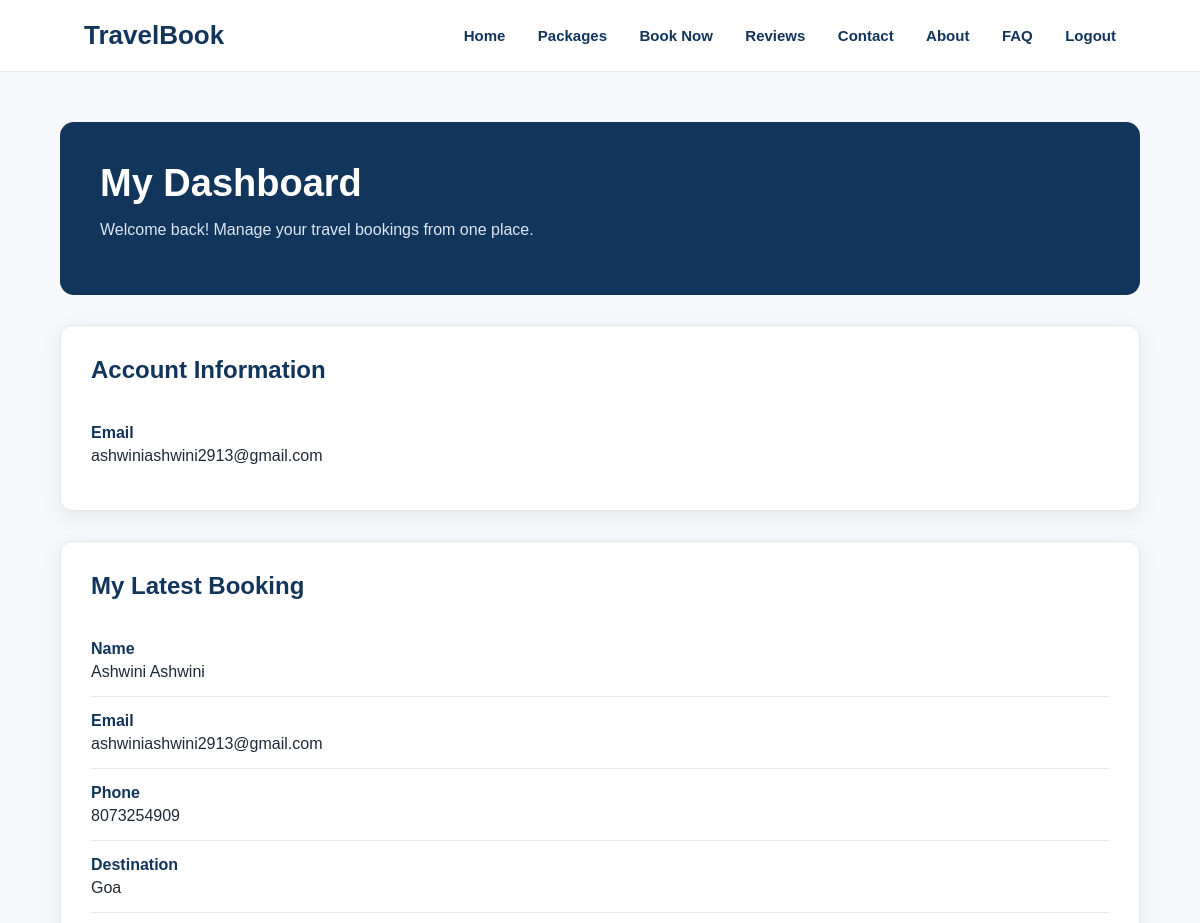
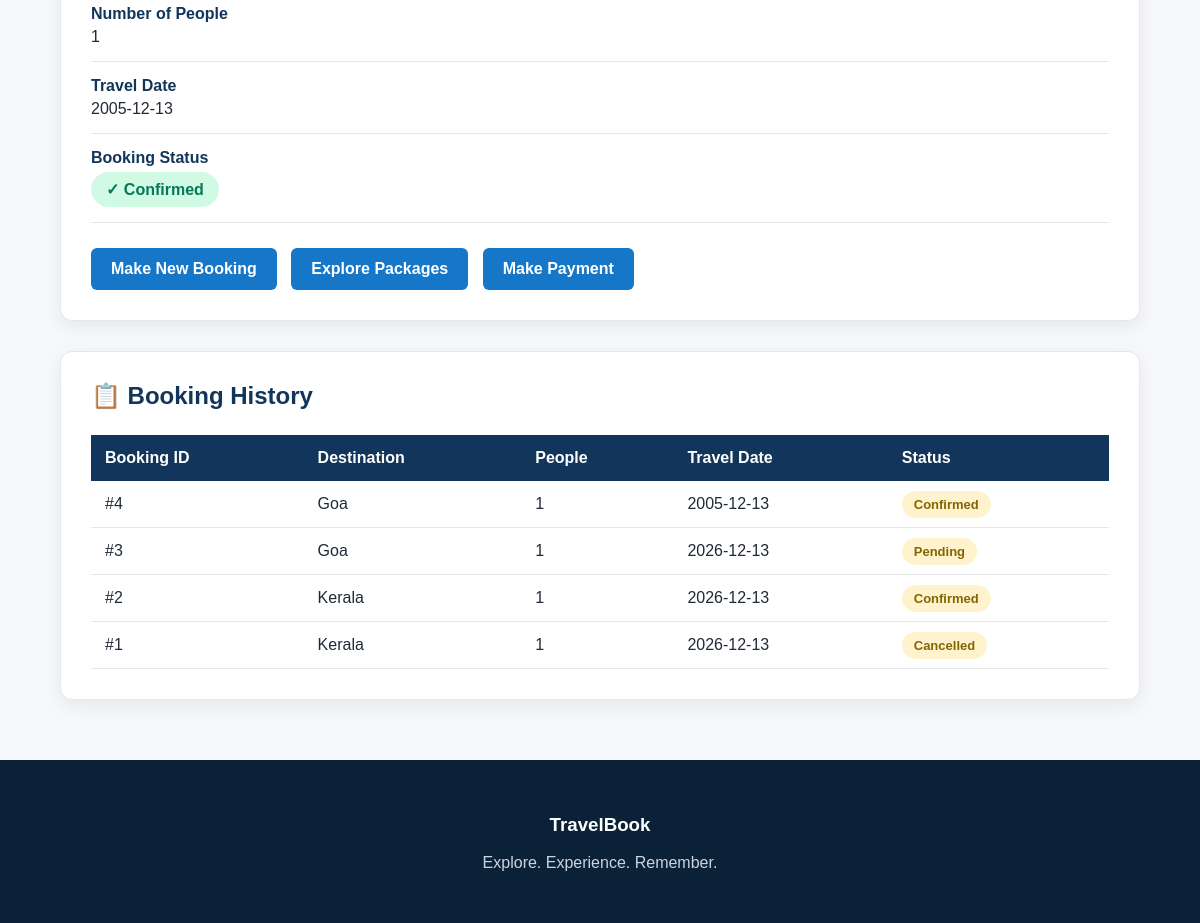
The page /dashboard (signed in) on the database its author committed (2 pictures, top to bottom).
### app.py (models this page shows)
class Booking(db.Model):
    id = db.Column(db.Integer, primary_key=True)
    name = db.Column(db.String(100), nullable=False)
    email = db.Column(db.String(120), nullable=False)
    phone = db.Column(db.String(20), nullable=False)
    destination = db.Column(db.String(100), nullable=False)
    people = db.Column(db.Integer, nullable=False)
    date = db.Column(db.String(50), nullable=False)
    status = db.Column(
        db.String(30),
        nullable=False,
        default="Pending"
    )

### app.py (the view)
@app.route("/dashboard")
def dashboard():
    email = session.get("user_email")
    if not email:
        return redirect(url_for("login"))
    latest_booking = Booking.query.filter_by(
        email=email
    ).order_by(
        Booking.id.desc()
    ).first()
    booking = None
    if latest_booking:
        booking = {
            "id": latest_booking.id,
            "name": latest_booking.name,
            "email": latest_booking.email,
            "phone": latest_booking.phone,
            "destination": latest_booking.destination,
            "people": latest_booking.people,
            "date": latest_booking.date,
            "status": latest_booking.status
        }
    bookings = Booking.query.filter_by(
        email=email
    ).order_by(
        Booking.id.desc()
    ).all()
    return render_template(
        "Dashboard.html",
        email=email,
        booking=booking,
        bookings=bookings
    )

### templates/Dashboard.html (shortened to what this page needs)
<!DOCTYPE html>
<html>
<head>
    <link rel="stylesheet"
          href="{{ url_for('static', filename='css/style.css') }}">
</head>
<body>
<header>
    <div class="logo">
        TravelBook
    </div>
    <nav>
        <a href="/">Home</a>
        <a href="/packages">Packages</a>
        <a href="/booking">Book Now</a>
        <a href="/reviews">Reviews</a>
        <a href="/contact">Contact</a>
        <a href="/about">About</a>
        <a href="/faq">FAQ</a>
        <a href="/logout">Logout</a>
    </nav>
</header>
<div class="dashboard-container">
    <div class="dashboard-hero">
        <h1>My Dashboard</h1>
        <p>
            Welcome back! Manage your travel bookings from one place.
        </p>
    </div>
    <div class="dashboard-card">
        <h2>Account Information</h2>
        <div class="booking-detail">
            <strong>Email</strong>
            {{ email }}
        </div>
    </div>
    <div class="dashboard-card">
        <h2>My Latest Booking</h2>
        {% if booking %}
            <div class="booking-detail">
                <strong>Name</strong>
                {{ booking.name }}
            </div>
            <div class="booking-detail">
                <strong>Email</strong>
                {{ booking.email }}
            </div>
            <div class="booking-detail">
                <strong>Phone</strong>
                {{ booking.phone }}
            </div>
            <div class="booking-detail">
                <strong>Destination</strong>
                {{ booking.destination }}
            </div>
            <div class="booking-detail">
                <strong>Number of People</strong>
                {{ booking.people }}
            </div>
            <div class="booking-detail">
                <strong>Travel Date</strong>
                {{ booking.date }}
            </div>
            <div class="booking-detail">
                <strong>Booking Status</strong>
                <span class="status">
                    ✓ {{ booking.status }}
                </span>
            </div>
            <div class="action-buttons">
                <a href="/booking">
                    Make New Booking
                </a>
                <a href="/packages">
                    Explore Packages
                </a>
                <a href="/payment">
                    Make Payment
                </a>
            </div>
        {% endif %}
    </div>
    <div class="dashboard-card">
        <h2>📋 Booking History</h2>
        {% if bookings %}
            <div class="table-wrapper">
                <table class="history-table">
                    <thead>
                        <tr>
                            <th>Booking ID</th>
                            <th>Destination</th>
                            <th>People</th>
                            <th>Travel Date</th>
                            <th>Status</th>
                        </tr>
                    </thead>
                    <tbody>
                        {% for item in bookings %}
                        <tr>
                            <td>
                                #{{ item.id }}
                            </td>
                            <td>
                                {{ item.destination }}
                            </td>
                            <td>
                                {{ item.people }}
                            </td>
                            <td>
                                {{ item.date }}
                            </td>
                            <td>
                                <span class="history-status">
                                    {{ item.status }}
                                </span>
                            </td>
                        </tr>
                        {% endfor %}
                    </tbody>
                </table>
            </div>
        {% else %}
            <div class="no-history">
                No booking history available.
            </div>
        {% endif %}
    </div>
</div>
<footer>
    <h3>TravelBook</h3>
    <p>
        Explore. Experience. Remember.
    </p>
</footer>
</body>
</html>

### static/css/style.css (style rules this page uses)
* { box-sizing: border-box; }
body { margin: 0; font-family: Arial, Helvetica, sans-serif; background: #f6f8fb; color: #1f2937; }
a { text-decoration: none; }
header { display: flex; justify-content: space-between; align-items: center; padding: 20px 7%; background: #ffffff; border-bottom: 1px solid #e5e7eb; }
.logo { font-size: 26px; font-weight: 700; color: #12355b; }
header nav { background: transparent; padding: 0; border: none; }
header nav a { color: #12355b; margin-left: 28px; font-size: 15px; font-weight: 600; }
footer { background: #0b2138; color: white; padding: 35px 20px; margin-top: 60px; text-align: center; }
footer h3 { color: white; }
footer p { color: #cbd5e1; }

### templates/Dashboard.html (style rules this page uses)
.dashboard-container { width: 90%; max-width: 1100px; margin: 50px auto; }
.dashboard-hero { background: #12355b; color: white; padding: 40px; border-radius: 14px; margin-bottom: 30px; }
.dashboard-hero h1 { margin: 0 0 10px; font-size: 38px; }
.dashboard-hero p { color: #dce6f2; }
.dashboard-card { background: white; padding: 30px; border-radius: 12px; margin-bottom: 30px; border: 1px solid #e5e7eb; box-shadow: 0 6px 20px rgba(0,0,0,0.07); }
.dashboard-card h2 { color: #12355b; margin-top: 0; margin-bottom: 25px; }
.booking-detail { padding: 15px 0; border-bottom: 1px solid #e5e7eb; }
.booking-detail:last-child { border-bottom: none; }
.booking-detail strong { display: block; color: #12355b; margin-bottom: 5px; }
.status { display: inline-block; padding: 8px 15px; border-radius: 20px; font-weight: bold; background: #d1fae5; color: #047857; }
.history-table { width: 100%; border-collapse: collapse; }
.history-table th { background: #12355b; color: white; padding: 14px; text-align: left; }
.history-table td { padding: 14px; border-bottom: 1px solid #e5e7eb; }
.history-status { padding: 6px 12px; border-radius: 15px; font-size: 13px; font-weight: bold; background: #fff3cd; color: #856404; }
.action-buttons { margin-top: 25px; }
.action-buttons a { display: inline-block; background: #1677c8; color: white; padding: 12px 20px; margin-right: 10px; border-radius: 6px; text-decoration: none; font-weight: bold; }

### rows shown on the page
Booking: name "Ashwini Ashwini", email "ashwiniashwini2913@gmail.com", phone "8073254909", destination "Goa", date "2005-12-13", status "Confirmed", id "4", people "1"
Booking: id "3", destination "Goa", people "1", date "2026-12-13", status "Pending"
Booking: id "2", destination "Kerala", people "1", date "2026-12-13", status "Confirmed"
Booking: id "1", destination "Kerala", people "1", date "2026-12-13", status "Cancelled"

### other values the page prints
{{ email }} "ashwiniashwini2913@gmail.com"
{{ booking.people }} "1"
